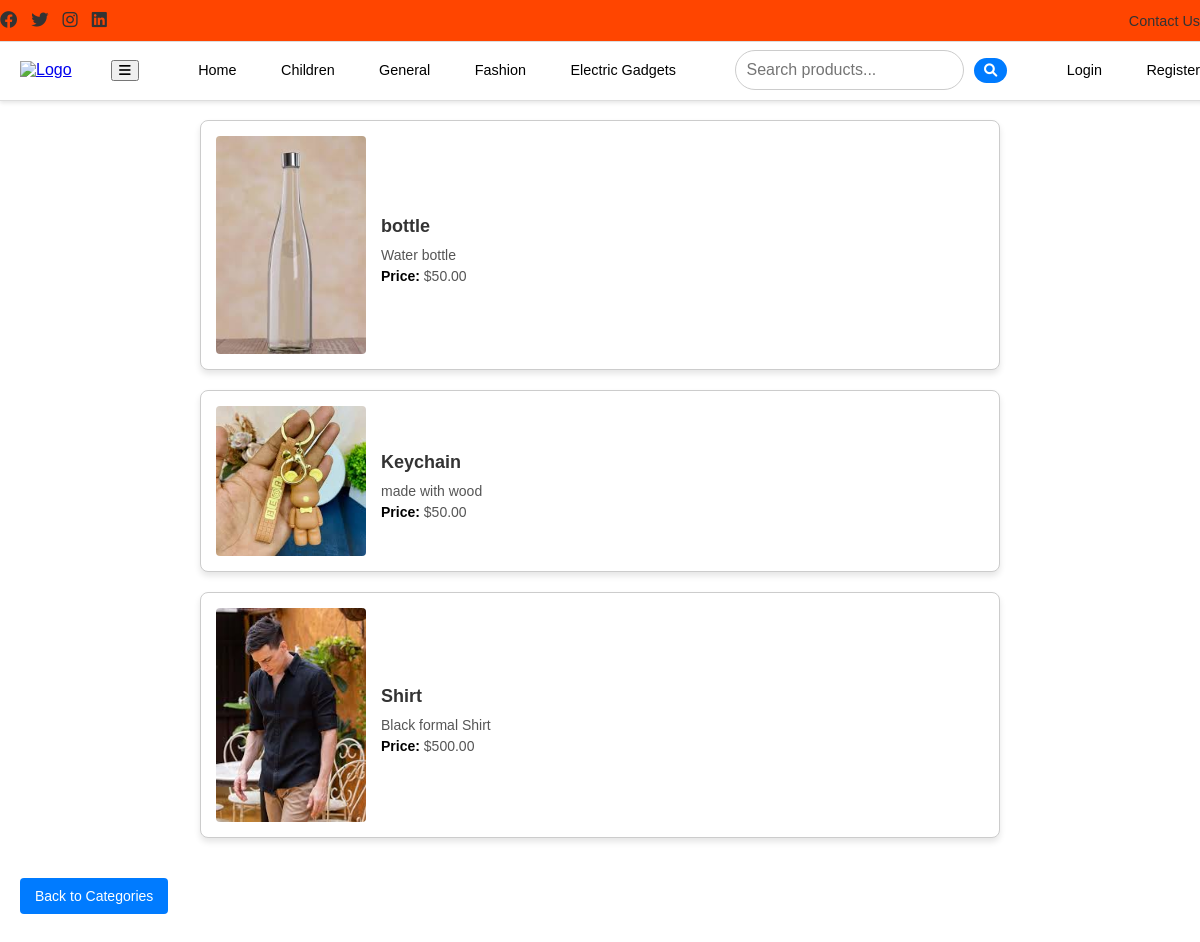
The page /categories/2/ on the database as committed earlier.
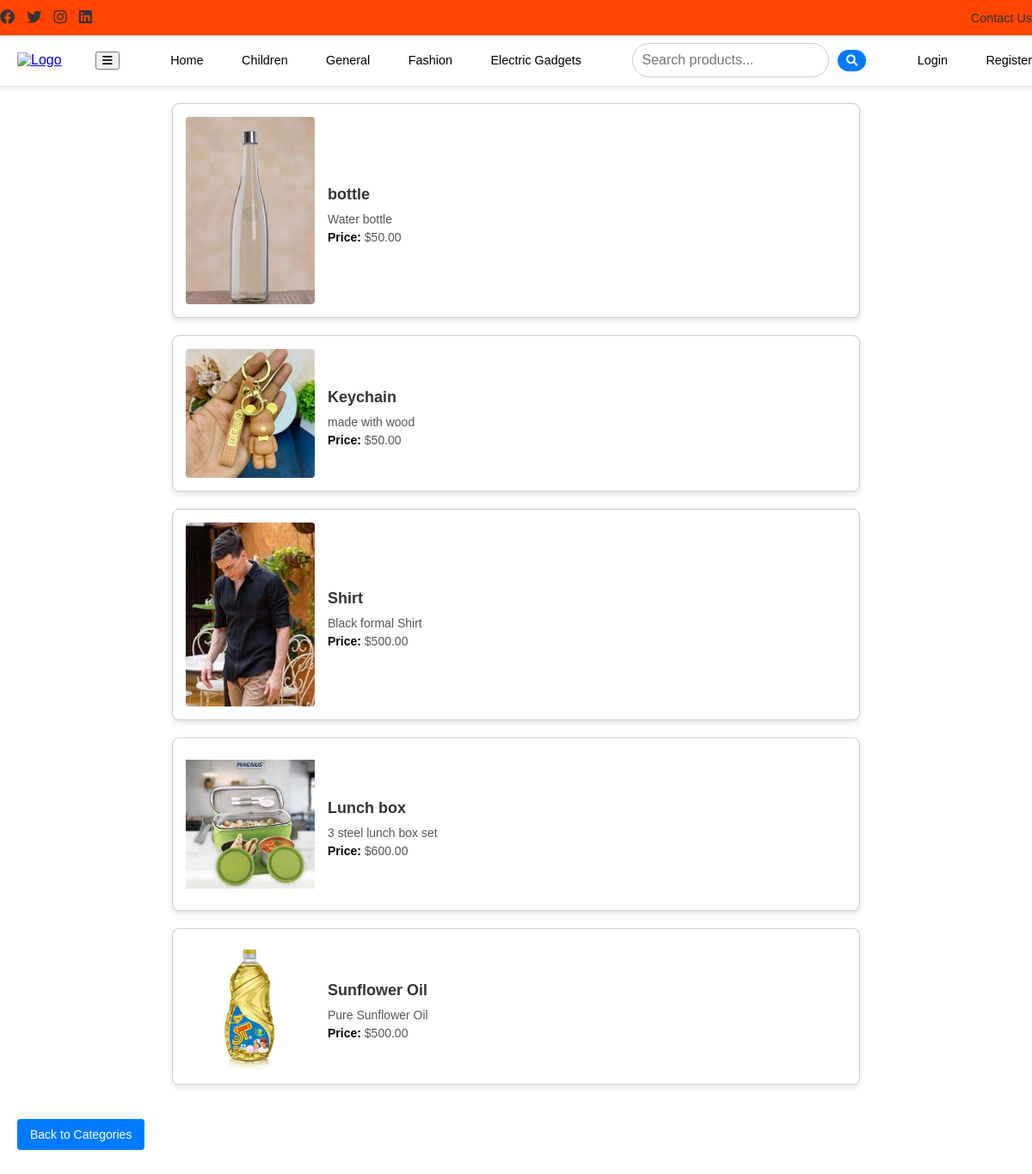
The same page on the database as committed later.
### store/models.py (models this page shows, shortened)
class Product(models.Model):
    name = models.CharField(max_length=100)
    description = models.TextField()
    price = models.DecimalField(max_digits=10, decimal_places=2)
    category = models.ForeignKey(Category, on_delete=models.CASCADE)
    image = models.ImageField(upload_to='products/')
    offer = models.ForeignKey(Offer, on_delete=models.SET_NULL, null=True, blank=True, related_name='products')

### store/views.py (the view)
# urls.py: path('categories/<int:category_id>/', views.category_products, name='category_products'),
def category_products(request, category_id):
    category = get_object_or_404(Category, id=category_id)
    products = Product.objects.filter(category=category)
    return render(request, 'category_products.html', {'category': category, 'products': products})

### store/templates/category_products.html
{% extends 'base.html' %}
{% block content %}
<h1>Products in "{{ category.name }}"</h1>
<div class="category-products-container">
    {% for product in products %}
    <div class="category-product">
        <img src="{{ product.image.url }}" alt="{{ product.name }}" class="product-image">
        <div class="product-details">
            <h2>{{ product.name }}</h2>
            <p>{{ product.description }}</p>
            <p><strong>Price:</strong> ${{ product.price }}</p>
        </div>
    </div>
    {% endfor %}
</div>
<a href="{% url 'category_list' %}" class="back-btn">Back to Categories</a>
{% endblock %}

### store/templates/base.html (shortened to what this page needs)
{% load static %}
<!DOCTYPE html>
<html lang="en">
<head>
    <link rel="stylesheet" href="{% static 'css/style.css' %}">
    <link rel="stylesheet" href="https://cdnjs.cloudflare.com/ajax/libs/font-awesome/6.0.0-beta3/css/all.min.css">
</head>
<body>
    <div class="top-bar">
        <div class="social-icons">
            <a href="https://www.facebook.com" target="_blank"><i class="fab fa-facebook"></i></a>
            <a href="https://www.twitter.com" target="_blank"><i class="fab fa-twitter"></i></a>
            <a href="https://www.instagram.com" target="_blank"><i class="fab fa-instagram"></i></a>
            <a href="https://www.linkedin.com" target="_blank"><i class="fab fa-linkedin"></i></a>
        </div>
        <div class="notification">
            <div class="scrolling-text">
            </div>
        </div>
        <div class="contact">
            <a href="tel:+9134567890">Contact Us</a>
        </div>
    </div>
    <nav class="navbar">
        <div class="nav-left">
            <a href="{% url 'home' %}" class="logo">
                <img src="{% static 'css/images/logo-image2.jpeg' %}" alt="Logo" class="logo-image">
            </a>
        </div>
        <button class="menu-toggle" aria-label="Toggle navigation">
            <i class="fas fa-bars"></i>
        </button>
        <div class="nav-links">
            <a href="{% url 'home' %}">Home</a>
            <a href="{% url 'category_products' 1 %}">Children</a>
            <a href="{% url 'category_products' 2 %}">General</a>
            <a href="{% url 'category_products' 3 %}">Fashion</a>
            <a href="{% url 'category_products' 4 %}">Electric Gadgets</a>
        </div>
        <form action="{% url 'search' %}" method="get" class="search-form">
            <input type="text" name="q" placeholder="Search products..." required>
            <button type="submit"><i class="fas fa-search"></i></button>
        </form>
        <div class="nav-links-right">
            {% if user.is_authenticated %}
                <a href="{% url 'cart' %}">Cart</a>
                <a href="{% url 'customer_profile' %}">Profile</a>
                <a href="{% url 'logout' %}">Logout</a>
            {% else %}
                <a href="{% url 'login' %}">Login</a>
                <a href="{% url 'register' %}">Register</a>
            {% endif %}
        </div>
    </nav>
    <main>
        {% block content %}
        {% endblock %}
    </main>
</body>
</html>

### ecommerce/static/css/style.css (style rules this page uses)
body { margin: 0; font-family: Arial, sans-serif; }
.top-bar { background-color: orangered; color: #333; padding: 10px 0px; display: flex; justify-content: space-between; align-items: center; border-bottom: 1px solid #ddd; position: fixed; top: 0; left: 0; width: 100%; z-index: 1000; font-size: 0.9rem; }
.navbar { display: flex; align-items: center; justify-content: space-between; background-color: #fff; color: #000; padding: 5px 20px; margin-top: 0px; left: 0; width: 100%; z-index: 999; height: 50px; position: fixed; top: 40px; border-bottom: 1px solid #ddd; box-shadow: 0 2px 4px rgba(0, 0, 0, 0.1); }
.nav-links a, .nav-links-right a { color: black; text-decoration: none; margin: 0 10px; padding: 5px 10px; font-size: 0.9rem; }
.logo-image { height: 50px; width: auto; }
.search-form input { padding: 5px; margin-right: 5px; font-size: 0.9rem; }
main { padding: 20px; margin: 20px auto; background-color: white; border-radius: 8px; }
h1, h2 { color: black; }
.social-icons a { margin-right: 10px; text-decoration: none; color: #333; font-size: 1.2em; }
.contact a { text-decoration: none; color: #333; font-size: 1em; }
.notification { position: relative; overflow: hidden; white-space: nowrap; flex: 1; text-align: center; margin: 0 20px; }
.scrolling-text { display: inline-block; padding-left: 100%; animation: scroll 15s linear infinite; white-space: nowrap; font-size: 1em; color: #333; }
.search-form input { flex-grow: 1; max-width: 600px; padding: 10px; border: 1px solid #ccc; border-radius: 20px; outline: none; font-size: 16px; }
.search-form button { padding: 5px 10px; background-color: #007bff; color: white; border: none; border-radius: 20px; cursor: pointer; transition: background-color 0.3s; }
.category-products-container { display: flex; flex-direction: column; gap: 20px; margin: 20px auto; max-width: 800px; padding: 0 15px; }
.category-product { display: flex; gap: 15px; padding: 15px; border: 1px solid #ccc; border-radius: 8px; box-shadow: 0 4px 6px rgba(0, 0, 0, 0.1); background-color: #fff; align-items: center; }
.product-image { width: 150px; height: auto; border-radius: 4px; }
.product-details { flex: 1; }
.product-details h2 { font-size: 18px; color: #333; margin-bottom: 10px; }
.product-details p { font-size: 14px; color: #555; margin: 5px 0; }
.product-details strong { color: #000; }
.back-btn { display: inline-block; margin-top: 20px; padding: 10px 15px; background-color: #007bff; color: #fff; text-decoration: none; font-size: 14px; border-radius: 4px; transition: background-color 0.3s ease; }

Rows that differ between the two databases and show on the page:
added Product: image (picture), name "Lunch box", description "3 steel lunch box set", price "600.00"
added Product: image (picture), name "Sunflower Oil", description "Pure Sunflower Oil", price "500.00"
